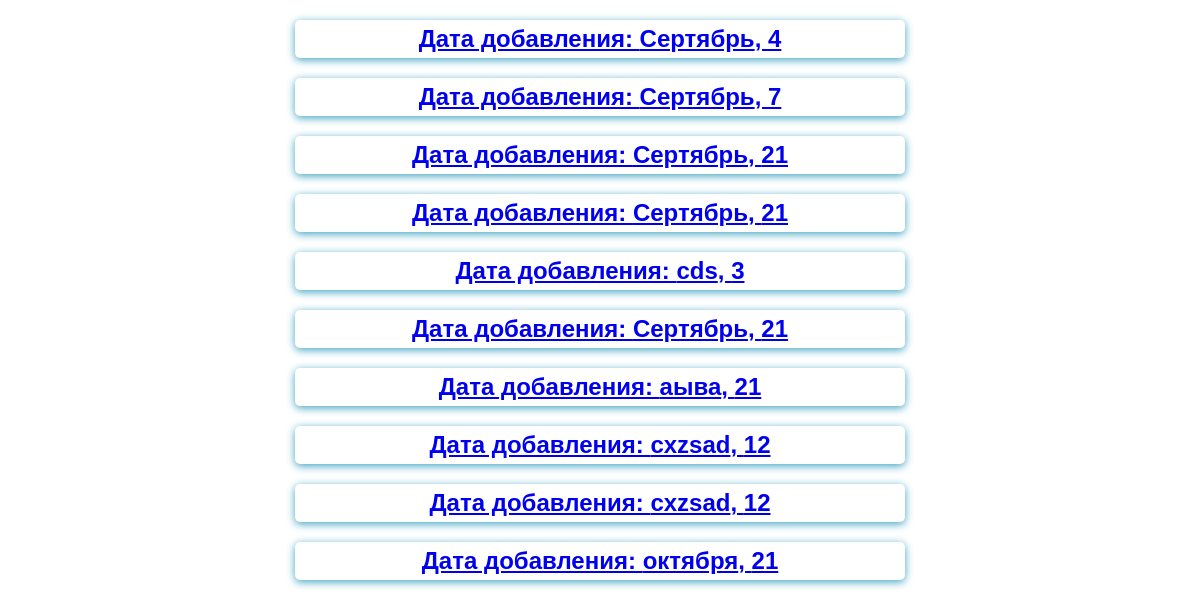
The page /sizes-db/ on the database as committed earlier.
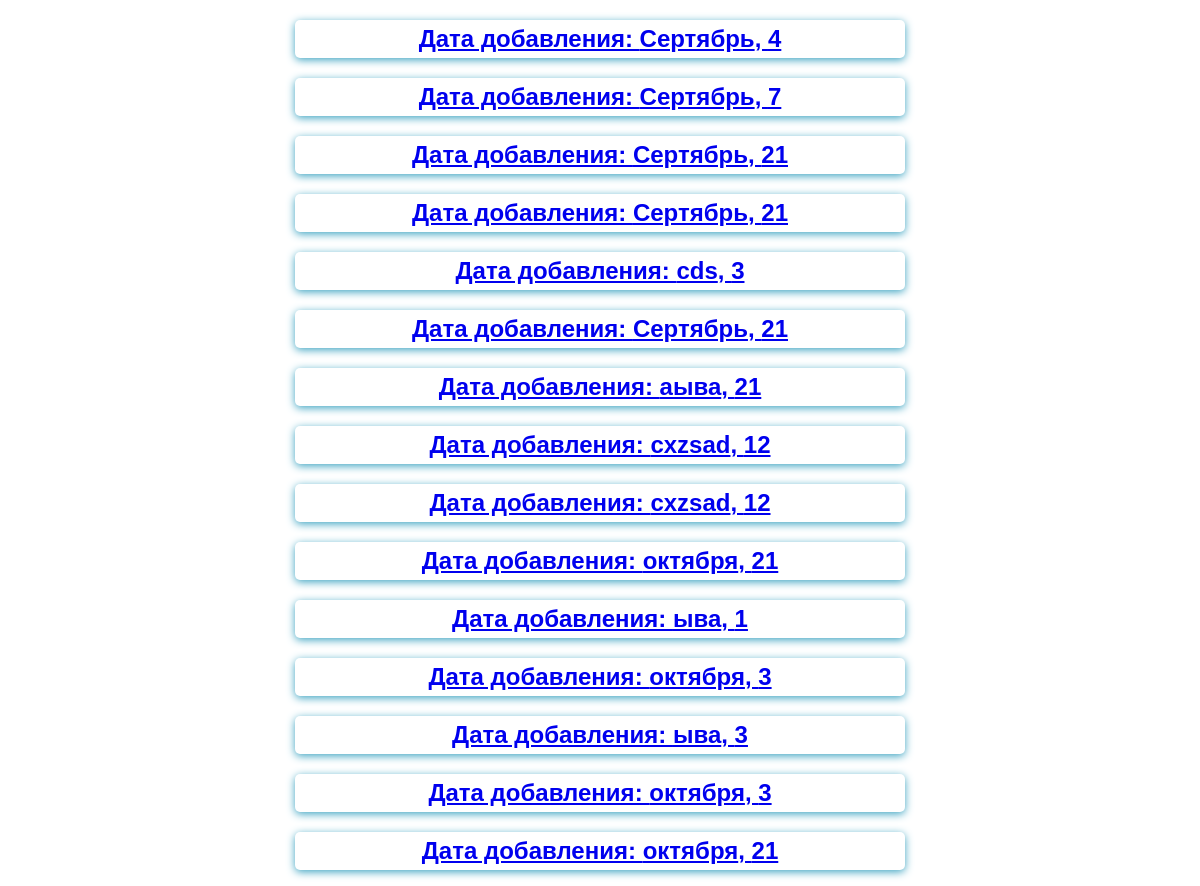
The same page on the database as committed later.
### trainning_app/models.py (models this page shows)
class BodySize(models.Model):
    day = models.PositiveIntegerField(verbose_name='День', validators=[MinValueValidator(0),
                                       MaxValueValidator(31)])
    month = models.CharField(verbose_name='Месяц', max_length=10)
    biceps = models.PositiveIntegerField(verbose_name="Обхват бицепса", blank=True, null=True)
    breast = models.PositiveIntegerField(verbose_name="Обхват груди", blank=True, null=True)
    waist = models.PositiveIntegerField(verbose_name="Обхват талии", blank=True, null=True)
    buttocks = models.PositiveIntegerField(verbose_name="Обхват ягодиц", blank=True, null=True)
    hip = models.PositiveIntegerField(verbose_name="Обхват бедра", blank=True, null=True)

### trainning_app/views.py (the view)
# urls.py: path('sizes-db/', views.ListBodySize.as_view()),
class ListBodySize(ListView):
    template_name = 'trainning_app/list_sizes.html'
    model = BodySize
    context_object_name = 'sizes'
    def get_queryset(self):
        queryset = super().get_queryset()
        return  queryset

### trainning_app/templates/trainning_app/list_sizes.html (shortened to what this page needs)
{% extends 'trainning_app/base.html' %}
{% block content %}
    {% for size in sizes %}
        <div class="form-style {% if field.errors %} errors {% endif %}">
            <a href="{% url 'size-detail' pk=size.id %}"> <h2>Дата добавления: {{ size.month }}, {{ size.day }}</h2> </a>
        </div>
    {% endfor %}
{% endblock %}

### trainning_app/templates/trainning_app/base.html (shortened to what this page needs)
{% load static %}
<!DOCTYPE html>
<html lang="en">
<head>
    <link rel="stylesheet" href=" {% static 'trainning_app/forms.css' %}">
</head>
<body>
   {% block content %} {% endblock %}
</body>
</html>

### trainning_app/static/trainning_app/forms.css (style rules this page uses)
body { margin: 0; font-family: Sans-Serif; }
h2 { width:50%; margin: 20px auto 5px; text-align: center; padding: 5px; border-radius: 5px; box-shadow: 0 2px 8px #3ca3c1; }
.form-style { margin-bottom: 1rem; }

Rows that differ between the two databases and show on the page:
added BodySize: month "ыва", day "1"
added BodySize: month "октября", day "3"
added BodySize: month "ыва", day "3"
added BodySize: month "октября", day "3"
added BodySize: month "октября", day "21"
